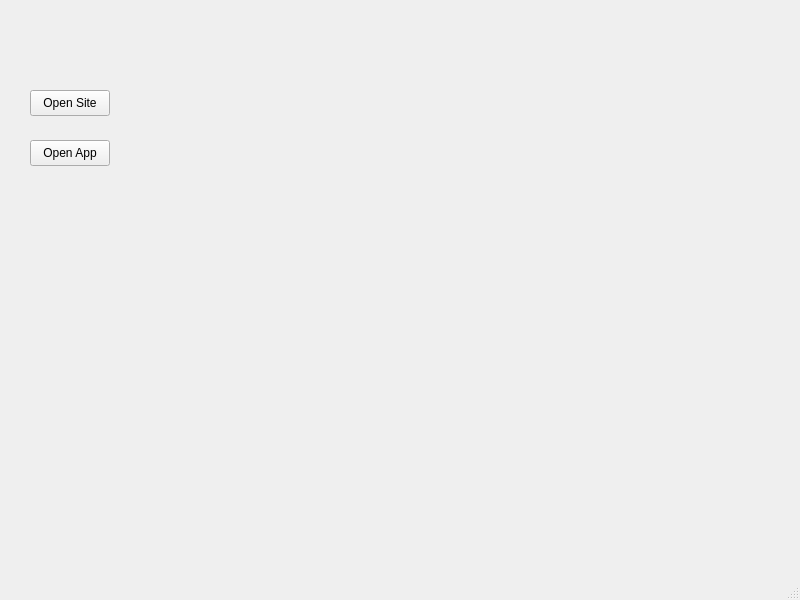
<?xml version="1.0" encoding="UTF-8"?>
<ui version="4.0">
 <class>MainWindow</class>
 <widget class="QMainWindow" name="MainWindow">
  <property name="geometry">
   <rect>
    <x>0</x>
    <y>0</y>
    <width>800</width>
    <height>600</height>
   </rect>
  </property>
  <property name="windowTitle">
   <string>MainWindow</string>
  </property>
  <widget class="QWidget" name="centralwidget">
   <widget class="QPushButton" name="pushButton">
    <property name="geometry">
     <rect>
      <x>30</x>
      <y>90</y>
      <width>80</width>
      <height>26</height>
     </rect>
    </property>
    <property name="text">
     <string>Open Site</string>
    </property>
   </widget>
   <widget class="QPushButton" name="pushButton_2">
    <property name="geometry">
     <rect>
      <x>30</x>
      <y>140</y>
      <width>80</width>
      <height>26</height>
     </rect>
    </property>
    <property name="text">
     <string>Open App</string>
    </property>
   </widget>
  </widget>
  <widget class="QMenuBar" name="menubar">
   <property name="geometry">
    <rect>
     <x>0</x>
     <y>0</y>
     <width>800</width>
     <height>23</height>
    </rect>
   </property>
  </widget>
  <widget class="QStatusBar" name="statusbar"/>
 </widget>
 <resources/>
 <connections/>
</ui>
